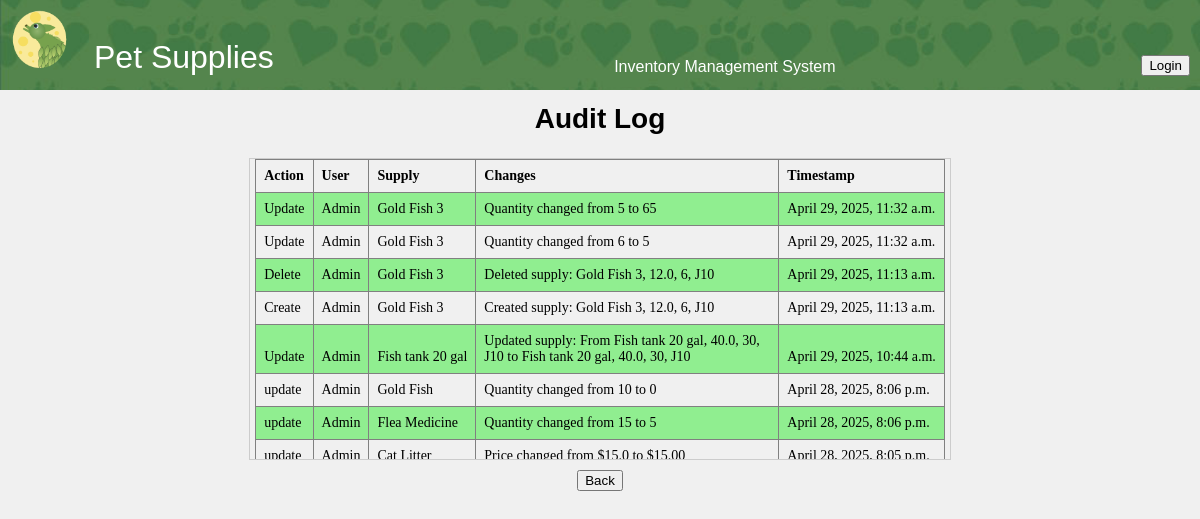
The app's page /audit-log/, older data.
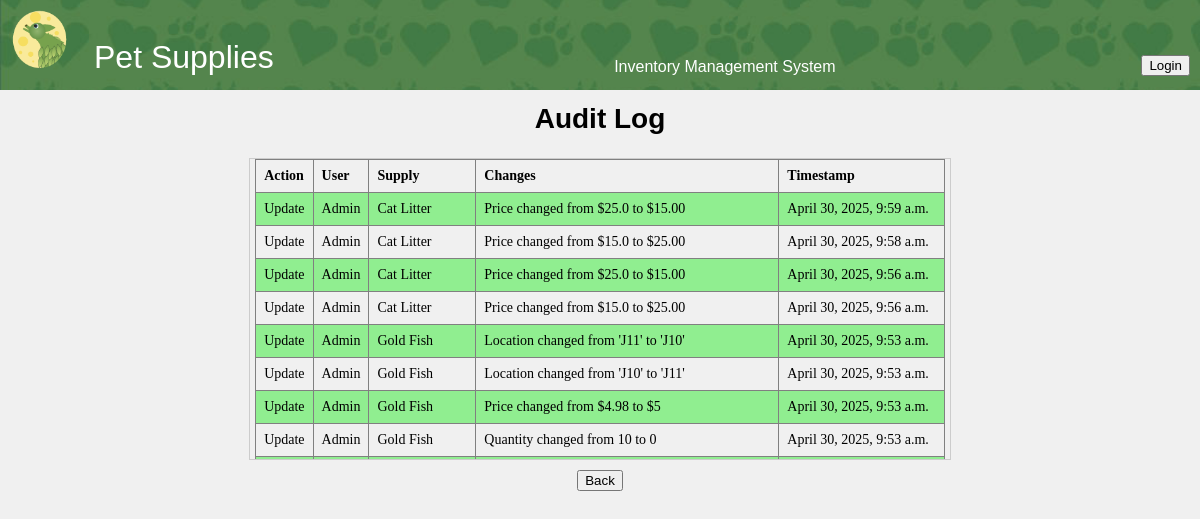
The same page, newer data.
### inventory/models.py (models this page shows, shortened)
class AuditLog(models.Model):
    ACTION_CHOICES = (
        ('CREATE', 'Create'),
        ('UPDATE', 'Update'),
        ('DELETE', 'Delete'),
    )
    user = models.ForeignKey(User, on_delete=models.SET_NULL, null=True)  # Track the user making the change
    action = models.CharField(max_length=10, choices=ACTION_CHOICES)  # The type of action (CREATE, UPDATE, DELETE)
    supply = models.ForeignKey(Supply, on_delete=models.CASCADE)  # Link to the supply that was changed
    changes = models.TextField()  # Description of what was changed
    timestamp = models.DateTimeField(auto_now_add=True)  # When the change was made

class Supply(models.Model):
    name = models.CharField(max_length=255, primary_key=True)
    price = models.FloatField()
    quantity = models.IntegerField()
    location = models.CharField(max_length=255)
    reorder_point = models.PositiveIntegerField(default=5)

### inventory/views.py (the view)
# urls.py: path('audit-log/', views.audit_log, name='audit_log'),
def audit_log(request):
    logs = AuditLog.objects.all().order_by('-timestamp')
    return render(request, 'inventory/audit_log.html', {'logs': logs})

### inventory/templates/inventory/audit_log.html (shortened to what this page needs)
{% load static %}
<!DOCTYPE html>
<html lang="en">
<head>
    <link rel="stylesheet" href="{% static 'css/styles.css' %}">
</head>
<body>
    <div class="header-container">
        <img src="{% static 'icons/header_image.jpg' %}" alt="Header Background" class="header-bg">
        <center>
        <table class = "nav_tab">
            <tr>
                <td>
    <img src="{% static 'icons/TLeafLogo2sm.png' %}" alt="T Leaf Logo" class = "logo">
</td>
 <td class = "pet">
    <div class = "head">
        Pet Supplies
        </div>
    </td>
    <td class = "warn2">
        <center>
     Inventory Management System
    </center>
    </td>
    <td class = "login">
        {% if user.is_authenticated %}
            <span style="color: white; margin-right: 10px;">Welcome, {{ user.username }}</span>
            <a href="{% url 'logout' %}"><button type="button">Logout</button></a>
        {% else %}
            <a href="{% url 'login' %}"><button type="button">Login</button></a>
        {% endif %}
    </td>
</tr>
</table>
</center>
</div>
<center>
    <h2>Audit Log</h2>
    <div class="table-container">
    <table border="1" class="data_tab">
        <tr>
            <th>Action</th>
            <th>User</th>
            <th>Supply</th>
            <th>Changes</th>
            <th>Timestamp</th>
        </tr>
        {% for log in logs %}
        <tr>
            <td>{{ log.get_action_display }}</td>
            <td>{{ log.user.username }}</td>
            <td>{{ log.supply.name }}</td>
            <td class = "changes">{{ log.changes }}</td>
            <td>{{ log.timestamp }}</td>
        </tr>
        {% endfor %}
    </table>
</div>
</center>
<center><a href="{% url 'index' %}">
    <button type="submit" >Back
    </button>
    </a>
</center>
</body>
</html>

Row changes from the older to the newer data that the page shows:
no longer on this page (row unchanged): AuditLog: action "Update", user.username "Admin", supply.name "Gold Fish 3", changes "Quantity changed from 5 to 65", timestamp "April 29, 2025, 11:32 a.m."
no longer on this page (row unchanged): AuditLog: action "Update", user.username "Admin", supply.name "Gold Fish 3", changes "Quantity changed from 6 to 5", timestamp "April 29, 2025, 11:32 a.m."
no longer on this page (row unchanged): AuditLog: action "Delete", user.username "Admin", supply.name "Gold Fish 3", changes "Deleted supply: Gold Fish 3, 12.0, 6, J10", timestamp "April 29, 2025, 11:13 a.m."
no longer on this page (row unchanged): AuditLog: action "Create", user.username "Admin", supply.name "Gold Fish 3", changes "Created supply: Gold Fish 3, 12.0, 6, J10", timestamp "April 29, 2025, 11:13 a.m."
no longer on this page (row unchanged): AuditLog: action "Update", user.username "Admin", supply.name "Fish tank 20 gal", changes "Updated supply: From Fish tank 20 gal, 40.0, 30, J10 to Fish tank 20 gal, 40.0, 30, J10", timestamp "April 29, 2025, 10:44 a.m."
no longer on this page (row unchanged): AuditLog: action "update", user.username "Admin", supply.name "Gold Fish", changes "Quantity changed from 10 to 0", timestamp "April 28, 2025, 8:06 p.m."
no longer on this page (row unchanged): AuditLog: action "update", user.username "Admin", supply.name "Flea Medicine", changes "Quantity changed from 15 to 5", timestamp "April 28, 2025, 8:06 p.m."
no longer on this page (row unchanged): AuditLog: action "update", user.username "Admin", supply.name "Cat Litter", changes "Price changed from $15.0 to $15.00", timestamp "April 28, 2025, 8:05 p.m."
added AuditLog: action "Update", user.username "Admin", supply.name "Cat Litter", changes "Price changed from $25.0 to $15.00", timestamp "April 30, 2025, 9:59 a.m."
added AuditLog: action "Update", user.username "Admin", supply.name "Cat Litter", changes "Price changed from $15.0 to $25.00", timestamp "April 30, 2025, 9:58 a.m."
added AuditLog: action "Update", user.username "Admin", supply.name "Cat Litter", changes "Price changed from $25.0 to $15.00", timestamp "April 30, 2025, 9:56 a.m."
added AuditLog: action "Update", user.username "Admin", supply.name "Cat Litter", changes "Price changed from $15.0 to $25.00", timestamp "April 30, 2025, 9:56 a.m."
added AuditLog: action "Update", user.username "Admin", supply.name "Gold Fish", changes "Location changed from 'J11' to 'J10'", timestamp "April 30, 2025, 9:53 a.m."
added AuditLog: action "Update", user.username "Admin", supply.name "Gold Fish", changes "Location changed from 'J10' to 'J11'", timestamp "April 30, 2025, 9:53 a.m."
added AuditLog: action "Update", user.username "Admin", supply.name "Gold Fish", changes "Price changed from $4.98 to $5", timestamp "April 30, 2025, 9:53 a.m."
added AuditLog: action "Update", user.username "Admin", supply.name "Gold Fish", changes "Quantity changed from 10 to 0", timestamp "April 30, 2025, 9:53 a.m."
